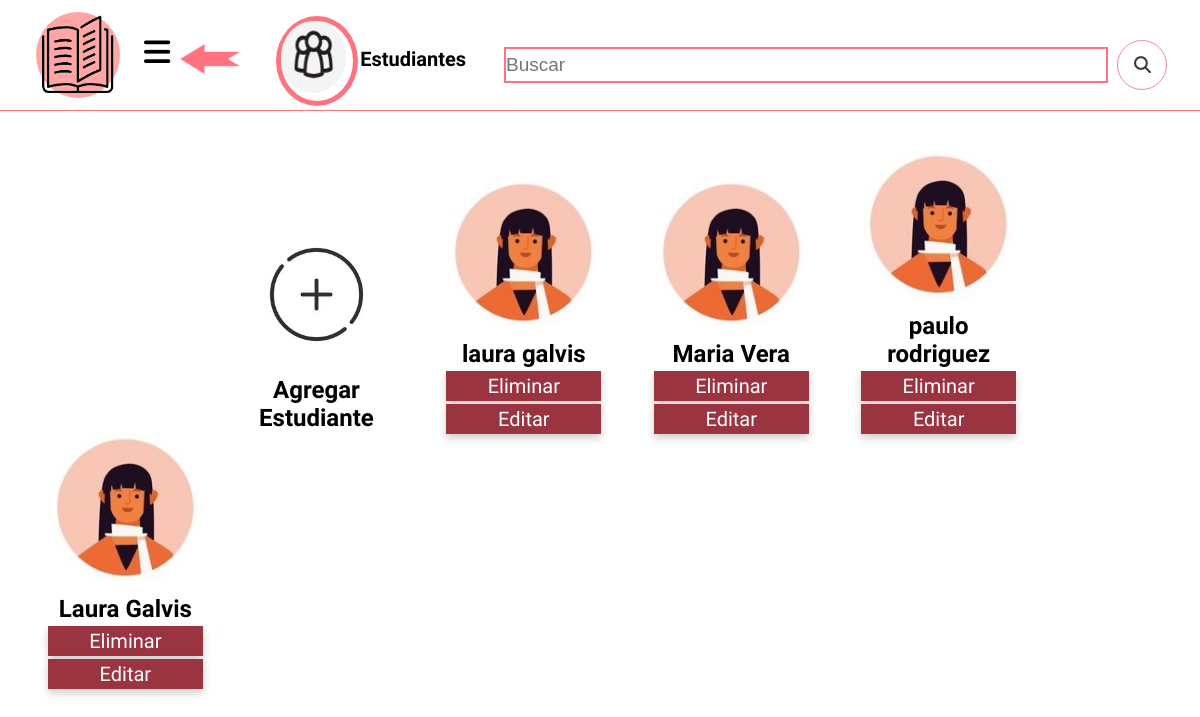
/Estudiantes.php (signed in), run on the app's committed database.
### tables this page shows
CREATE TABLE `usuarios` (
  `IDusuario` bigint(12) NOT NULL,
  `Contrasena` varchar(20) NOT NULL,
  `ID_rol` int(11) NOT NULL,
  `Img` varchar(70) NOT NULL
);

CREATE TABLE `estudiante` (
  `IDestudiante` int(11) NOT NULL,
  `nomb_estudiante` varchar(45) NOT NULL,
  `IDgrado` int(11) NOT NULL,
  `No_documento` int(11) NOT NULL,
  `ID_Institucion` int(11) NOT NULL,
  `IDusuario` bigint(12) NOT NULL
);

### Estudiantes.php (the view, shortened to what this page needs)
 <?php
include 'Connect.php';
 ?>
<!DOCTYPE html>
<html>
<head>
	<link rel="stylesheet" type="text/css" href="estilo-login.css">
</head>
<body id="Main" class="Main">
  <header class="L-head">
    <?php
         switch ($_SESSION['rol']) {
             case 2:
             $back = "Admin";
             break;
         }
       ?>
    <a href="<?php echo $back ?>.php">
    <div id="back">
  </div></a>
    <div class="bib">
      <img src="imagen/estudiantes.png">
      <h1>Estudiantes</h1>
    </div>
  	<form action="#" method="GET" style="margin-left: 24%;">
  		<input type="text" name="buscar" id="barra" placeholder="Buscar" style="width: 600px;">
  		<button type="submit" name="busqueda" id="busq"><i class="fas fa-search"></i></button>
  	</form>
  	<div class="Usuario" id="Usuario">
      <?php
        $i = $_SESSION['User'];
         $us = "SELECT Img FROM usuarios WHERE IDusuario = '$i'";
         $consul = mysqli_query($Connect, $us);
         while ($uim = mysqli_fetch_array($consul)){
           $imagen = $uim[0];
         }
        ?>
    <img src="<?php echo $imagen ?>">
   <a class="abrirus-btn" id="abrirus-btn"><i class="fas fa-bars"></i></a>
    </div>
  </header>
  <section class="Bib-publi">
  <div class="Est">
    <a href="AgEst.php">
    <img src="imagen/agregar.jpg">
    <h1>Agregar Estudiante</h1>
    </a>
  </div>
  <?php
  $query = "SELECT es.nomb_estudiante, us.Img, us.IDusuario
          FROM `estudiante` AS es
          INNER JOIN usuarios AS us ON es.IDusuario = us.IDusuario";
  $con = mysqli_query($Connect, $query);
  while ($row = mysqli_fetch_array($con)) {
   ?>
  <div class="Est" style="margin-left: 4%;">
    <img src="<?php echo $row[1]; ?>" style="padding-bottom: 10px;">
    <h1><?php echo $row[0]; ?></h1>
    <a href="ElimEst.php?IDelim=<?php echo $row[2]; ?>"><button>Eliminar</button></a>
    <a href="EditEst.php?IDedit=<?php echo $row[2]; ?>"><button>Editar</button></a>
  </div>
<?php } ?>
</section>
</body>
</html>

### estilo-login.css (style rules this page uses)
* { margin: 0; padding: 0; }
a { text-decoration: none; }
body { background-image: linear-gradient(to right, #86344a 0%, #bb4d60 25%, #ff727f 50%, #ffa5a4 100%); font-family: arial, helvetica; background-size: 100% 100% no-repeat; }
#Main { background-image: none; }
.L-head img { width: 26%; height: 130px; }
.L-head { width: 100%; height: 110px; border-bottom: 1.5px solid rgb(246.25, 123.75, 125.79); margin-bottom: 25px; }
#barra { width: 900px; height: 32px; border: 2px solid rgba(255,115,128,255); font-size: 19px; }
#busq { border: 1px solid rgba(238,137,168,255); width: 50px; height: 50px; border-radius: 100%; background-color: rgb(255, 255, 255); margin-left: 5px; }
#busq i { font-size: 17px; color: rgb(61, 61, 61); }
.L-head form { position: absolute; left: 18%; top: 5%; }
.Usuario { float: left; margin-left: 3%; margin-top: 1%; width: 7%; height: 86px; background-color: rgba(255,165,164,255); border-radius: 100%; border: 1px; }
.Usuario img { width: 100%; height: 100%; }
.abrirus-btn { position: absolute; margin-left: 2%; margin-top: 2%; font-size: 30px; cursor: pointer; }
#back { width: 5%; height: 30px; position: relative; background-image: url(imagen/back.png); background-size: 100% 100%; left: 15%; top: 40%; margin-bottom: -2.5%; }
.bib { top: 2%; left: 23%; width: 6%; height: 80px; border: 5px solid rgba(255,115,128,255); border-radius: 100%; position: absolute; }
.bib img { width: 90%; height: 90%; }
.bib h1 { margin-left: 110%; margin-top: -70%; font-size: 20px; font-family: 'Dosis', sans-serif; }
.Bib-publi { padding: 15px 0; width: 99.5%; }
.Est { display: inline-block; margin-left: 20%; width: 13%; }
.Est h1 { text-align: center; font-family:'Dosis', sans-serif; color: rgb(0, 0, 0); }
.Est img { width: 100%; height: 100%; }
.Est button { width: 100%; height: 30px; margin-top: 2%; border: none; background-color: #993440; color: rgb(255, 255, 255); font-size: 20px; font-family: 'Dosis', sans-serif; cursor: pointer; box-shadow: 0 4px 8px 0 rgba(0,0,0,0.2); }

### data on the page
usuarios: Img (picture)
estudiante: IDusuario.Img (placeholder picture), nomb_estudiante "laura galvis"
estudiante: IDusuario.Img (placeholder picture), nomb_estudiante "Maria Vera"
estudiante: IDusuario.Img (placeholder picture), nomb_estudiante "paulo rodriguez"
estudiante: IDusuario.Img (placeholder picture), nomb_estudiante "Laura Galvis"
